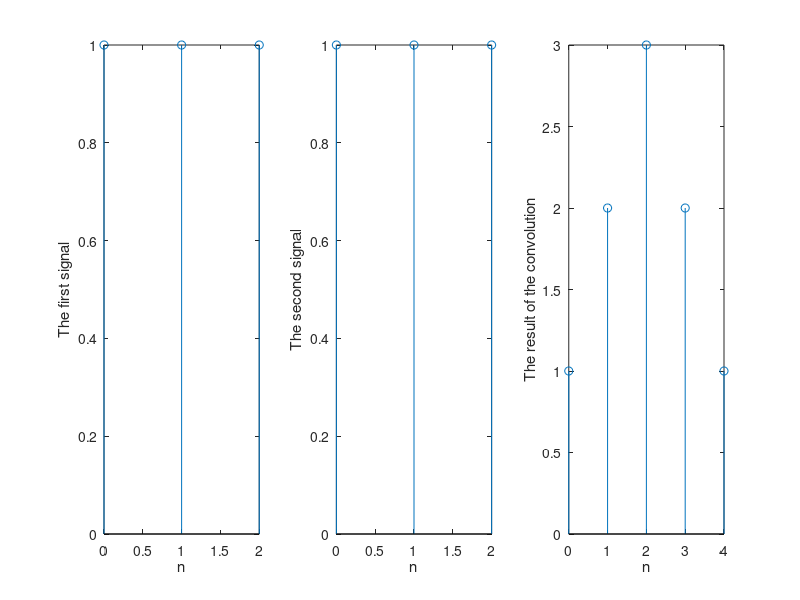

This figure's MATLAB source:
n=0:2;
x1 = [1 1 1];
x2 = [1 1 1];
y = conv(x1, x2);
subplot(1,3,1)
stem(n, x1);xlabel('n');ylabel('The first signal');
subplot(1,3,2); stem(n, x2);xlabel('n');ylabel('The second signal');
n=0:4;
subplot(1,3,3);stem(n,y);
xlabel('n');ylabel('The result of the convolution');
